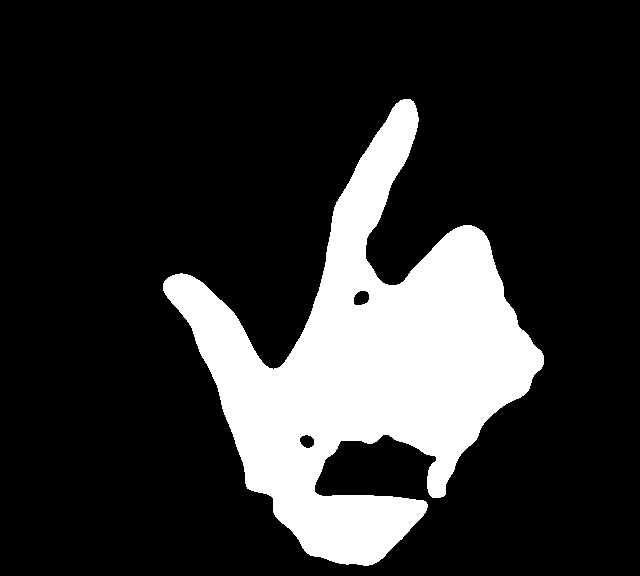
#> input picture data/let/111.jpg, 640 x 576 px, given in place of the camera
$ python capture_data.py
#> lines starting #> are read from the running program, lines starting #| are printed output that depends on the picture; after the words box and inside, x2 and y2 are one past the last pixel; in counts of white or black regions, pixels touching at a corner belong together
import cv2
import numpy as np
import os
import time

def remove_background(frame):
    fgmask = bgModel.apply(frame, learningRate=0)
    kernel = np.ones((3, 3), np.uint8)
    fgmask = cv2.erode(fgmask, kernel, iterations=1)
    res = cv2.bitwise_and(frame, frame, mask=fgmask)
    return res

# Run once to create the directory structure
if not os.path.exists("data"):
    os.makedirs("data")
    os.makedirs("data/train")
    os.makedirs("data/train/stroke")
    os.makedirs("data/train/let")
    os.makedirs("data/train/nolet")
    os.makedirs("data/train/none")


# training mode
mode = 'train'
directory = 'data/train/'

camera = cv2.VideoCapture(0)
camera.set(10,200)
isBgCaptured = 0

while camera.isOpened():
    ret, frame = camera.read()
#> frame is the input picture: shape (576, 640, 3); min 0, max 255, mean 48
    # smoothing filter
    frame = cv2.bilateralFilter(frame, 5, 50, 100)
    # flip frame horizontally
    frame = cv2.flip(frame, 1)
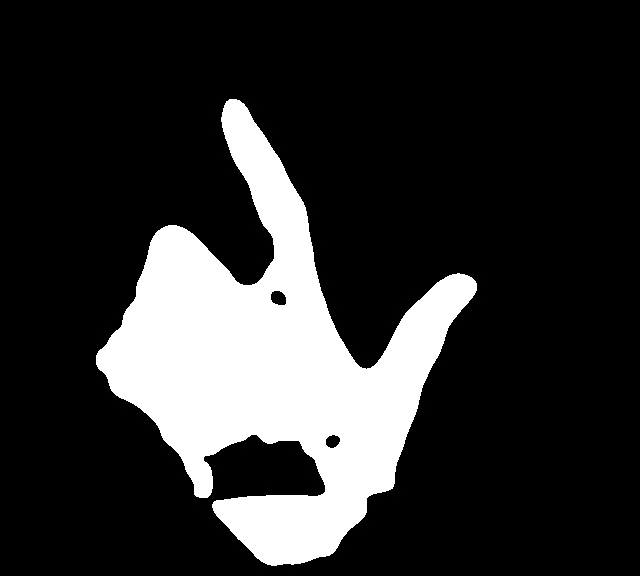
#> frame: shape (576, 640, 3); min 0, max 255, mean 48
    cv2.rectangle(frame, (int(0.5 * frame.shape[1]), 0),
                  (frame.shape[1], int(0.8 * frame.shape[0])), (255, 0, 0), 2)
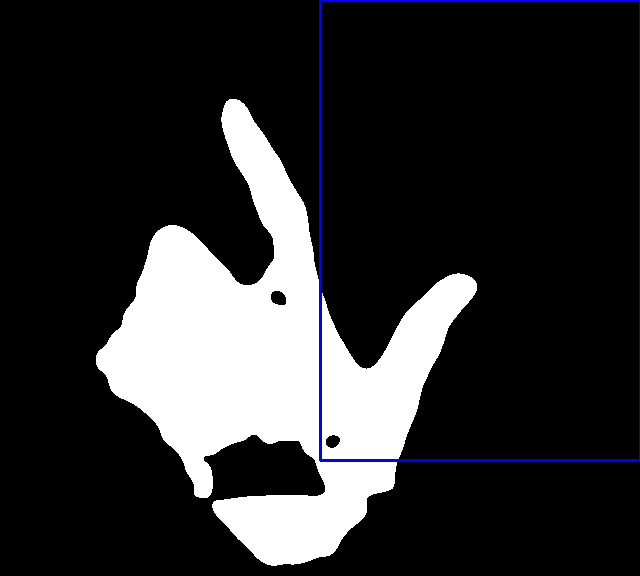
#> frame: shape (576, 640, 3); 0.93% of pixels changed, all inside (x1, y1, x2, y2) = (319, 0, 640, 462)


    # Getting count of existing images
#> (the run stopped early here; a loop or call above may not have finished)

$ run again, on data/let/124.jpg
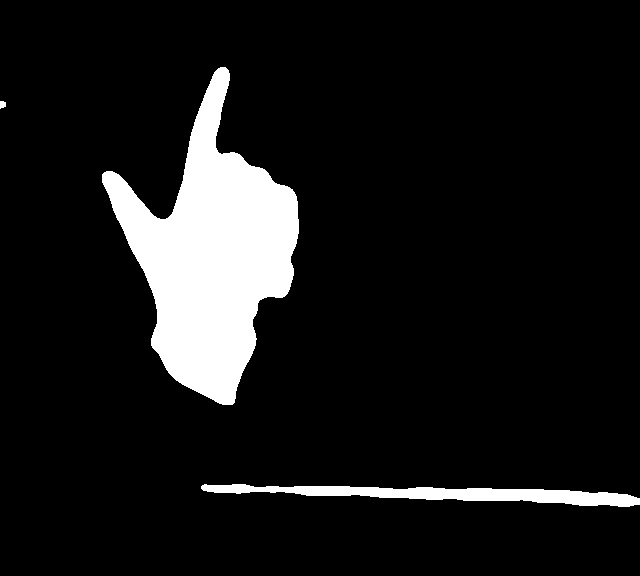
#> input picture data/let/124.jpg, 640 x 576 px, given in place of the camera
#> frame is the input picture: shape (576, 640, 3); min 0, max 255, mean 24.6
#> `frame = cv2.flip(frame, 1)`:
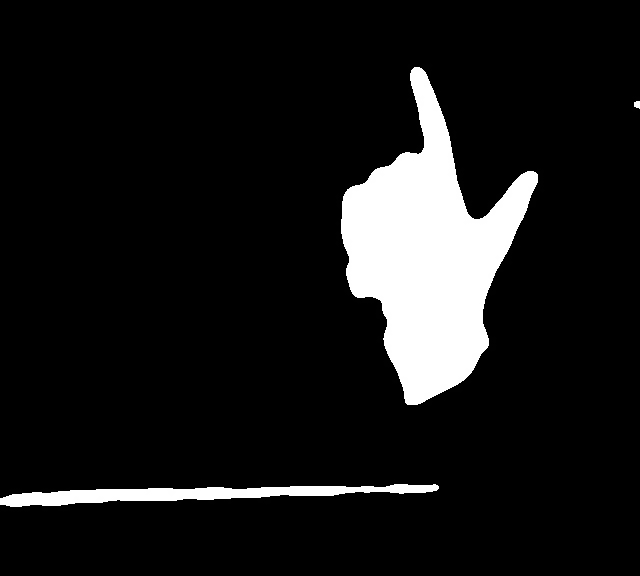
#> frame: shape (576, 640, 3); min 0, max 255, mean 24.6
#> `cv2.rectangle(frame, (int(0.5 * frame.shape[1]), 0), (frame.shape[1], ..`:
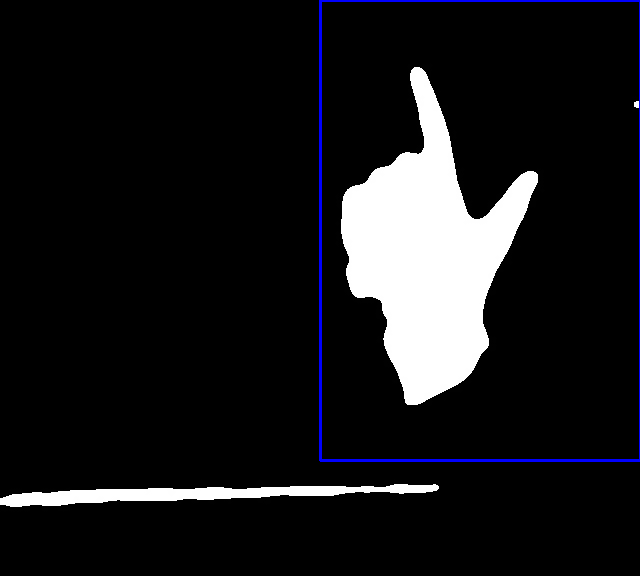
#> frame: shape (576, 640, 3); 0.93% of pixels changed, all inside (x1, y1, x2, y2) = (319, 0, 640, 462)

$ run again, on data/let/138.jpg
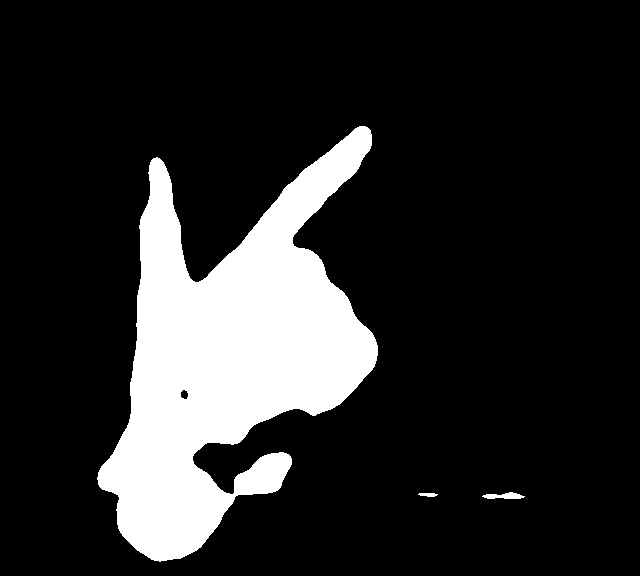
#> input picture data/let/138.jpg, 640 x 576 px, given in place of the camera
#> frame is the input picture: shape (576, 640, 3); min 0, max 255, mean 41.1
#> `frame = cv2.flip(frame, 1)`:
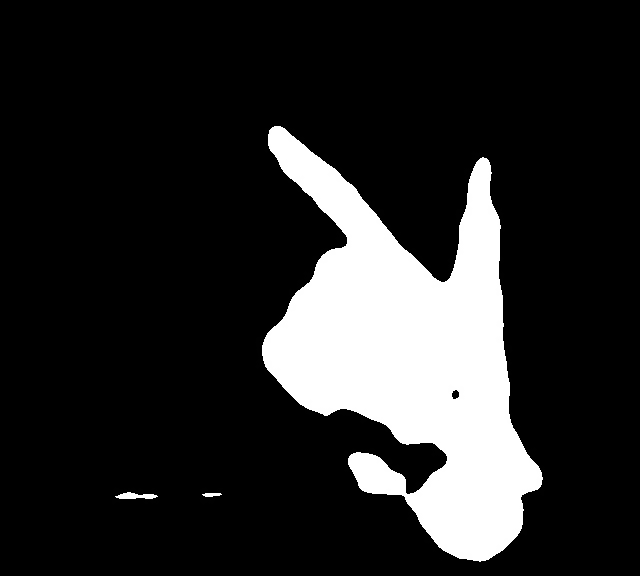
#> frame: shape (576, 640, 3); min 0, max 255, mean 41.1
#> `cv2.rectangle(frame, (int(0.5 * frame.shape[1]), 0), (frame.shape[1], ..`:
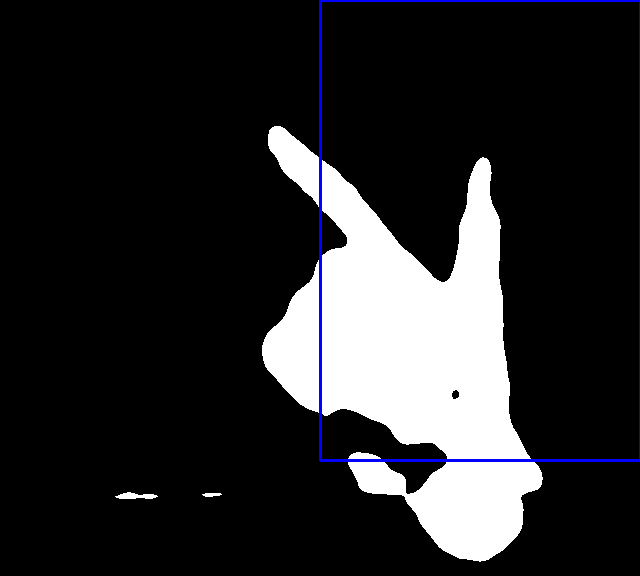
#> frame: shape (576, 640, 3); 0.93% of pixels changed, all inside (x1, y1, x2, y2) = (319, 0, 640, 462)

$ run again, on data/let/160.jpg
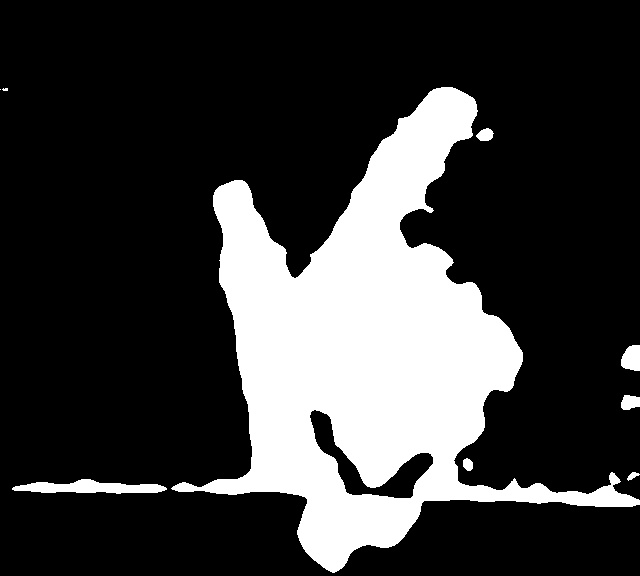
#> input picture data/let/160.jpg, 640 x 576 px, given in place of the camera
#> frame is the input picture: shape (576, 640, 3); min 0, max 255, mean 58
#> `frame = cv2.flip(frame, 1)`:
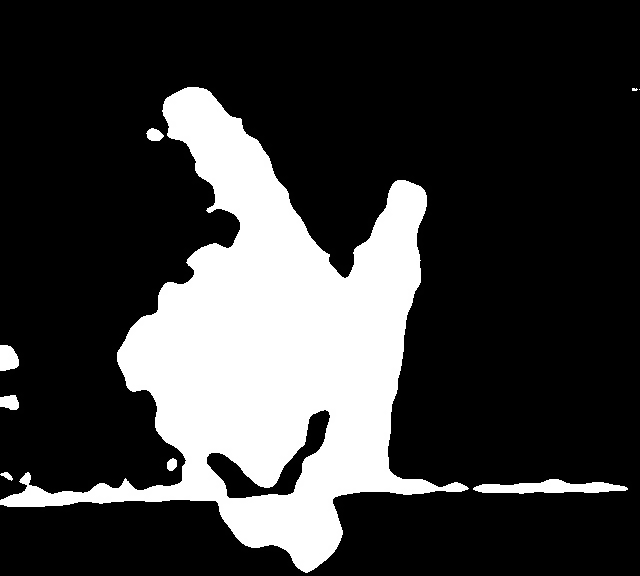
#> frame: shape (576, 640, 3); min 0, max 255, mean 58
#> `cv2.rectangle(frame, (int(0.5 * frame.shape[1]), 0), (frame.shape[1], ..`:
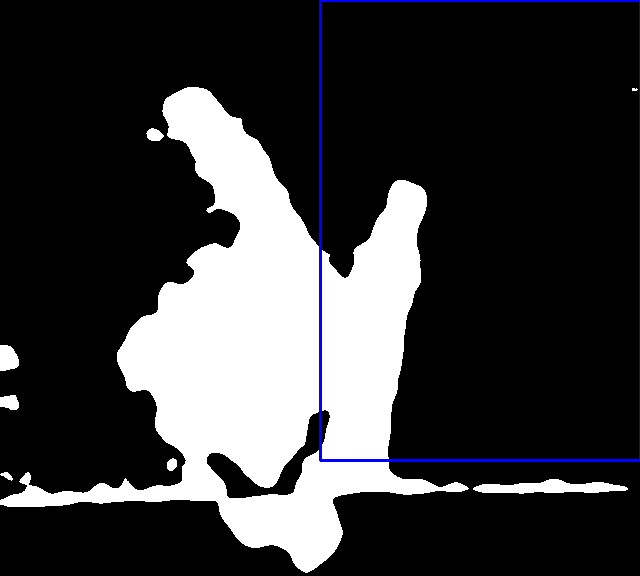
#> frame: shape (576, 640, 3); 0.93% of pixels changed, all inside (x1, y1, x2, y2) = (319, 0, 640, 462)
